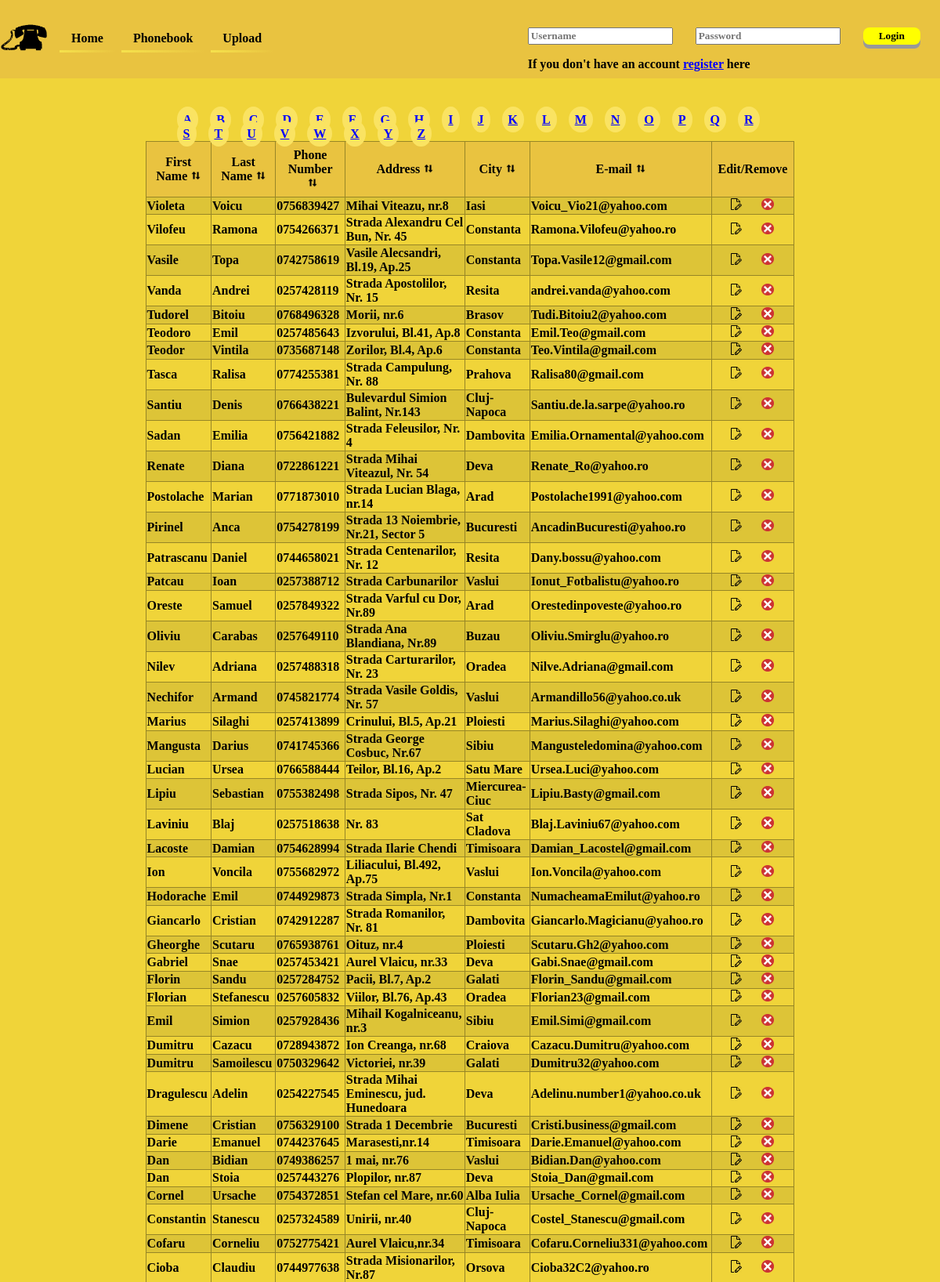
The app's page /phonebook.php?order=fname&&sort=DESC (upper part) with its own data.
### tables this page shows
CREATE TABLE `phonebook` (
  `id` int(11) NOT NULL,
  `fname` tinytext NOT NULL,
  `lname` tinytext NOT NULL,
  `phone` char(11) NOT NULL,
  `addres` text NOT NULL,
  `city` tinytext NOT NULL,
  `email` text NOT NULL
);

### phonebook.php (the view, shortened to what this page needs)
<?php
	require "header.php";
?>
<main>
	<div class="main">
		<?php
			require "php/dbh.php";
			if(isset($_GET['sort'])){
				$sort=$_GET['sort'];
			}else{
				$sort='ASC';
			}
			if(isset($_GET['order'])){
				$order = $_GET['order'];
				if(strlen($order)>1)
					$result = $conn->query("SELECT * FROM phonebook ORDER BY $order $sort");
				else
					$result = $conn->query("SELECT * FROM phonebook WHERE fname LIKE \"$order%\"");
			}else{
				$order='fname';
				$result = $conn->query("SELECT * FROM phonebook ORDER BY $order $sort");
			}
			$character = range('A', 'Z');
			echo '<ul class="charpage">';
			foreach($character as $alphabet){
				echo '<li><a href="phonebook.php?order='.$alphabet.'">'.$alphabet.'</a><li>
				';}
			function th($dbName,$thName,$Sort,$Order){
				if($dbName==$Order){
					$Sort=='DESC' ? $Sort='ASC' : $Sort='DESC';
					echo "<th><a href='?order=$dbName&&sort=$Sort'>$thName<img src='img/arrow.png' alt='order'></a></th>
					";}
				else{echo "<th><a href='?order=$dbName&&sort=$Sort'>$thName<img src='img/arrow.png' alt='order'></a></th>
				";}
			}
			echo '</ul>';
		echo "<table class='phonebook'>
			<tr>";
				th('fname','First Name',$sort,$order);
				th('lname','Last Name',$sort,$order);
		echo "<th>Edit/Remove</th></tr>";
				if(mysqli_num_rows($result)>0){
					while($rows=$result->fetch_assoc()){
							$fname=$rows['fname'];
							$lname=$rows['lname'];
							$phone=$rows['phone'];
							$addres=$rows['addres'];
							$city=$rows['city'];
							$email=$rows['email'];
							echo"<tr>
									<td>".ucfirst($fname)."</td>
									<td>".ucfirst($lname)."</td>
									<td>$phone</td>
									<td>".ucfirst($addres)."</td>
									<td>".ucfirst($city)."</td>
									<td>$email</td>
									<td><a href=\"edit.php?phone=$phone\"><img src='img/edit.png' alt='edit'/></a>
										<a href=\"php/phondelete.php?phone=$phone&fn=$fname\"><img src='img/delete.png' alt='delete'/></a></td>
								</tr>";
					}
				}else{echo "<tr><td colspan=\"6\">No phone numbers in database</td></tr>";}
			?>
		</table>
	</div>
</main>
<?php
	require "footer.php";
?>

### style.css (style rules this page uses)
* { font-family: "Times New Roman", Times, serif; color: black; font-weight: bold; text-decoration: none; }
body { background: #F0D439; }
main { padding-top:120px; margin:0% 15%; text-align: center; }
.charpage li a { padding: 8px; background-color: #FAE362; border-radius: 50%; background-size: 30px 30px; }
table.phonebook { border-collapse: collapse; width: 100%; }
table.phonebook tr th,table.phonebook tr td { border: 1px solid #978626; }
table.phonebook tr th,table.deleteusers tr th { text-align: center; padding: 8px; background-color: #E9C340; }
table.phonebook tr td { text-align: left; }
table.phonebook tr td:last-child { width:2%; }
table.phonebook tr:nth-child(even),table.deleteusers tr:nth-child(even) { background-color: #DDC437; }
table.phonebook tr th a img,table.deleteusers tr th a img { width: 12px; padding-left: 5px; }
ul.charpage li { display: inline; float: left; margin-right: 15px; }
ul.charpage { padding-bottom: 20px; }
ul.charpage li a, header div.nav div.log a { text-decoration: underline; color: #0000FF; }
img[alt='edit'], img[alt='delete'] { width:15%; padding-left: 21%; }

### records on screen
phonebook: fname "Violeta", lname "Voicu", phone "0756839427", addres "Mihai Viteazu, nr.8", city "Iasi", email "Voicu_Vio21@yahoo.com"
phonebook: fname "Vilofeu", lname "Ramona", phone "0754266371", addres "Strada Alexandru Cel Bun, Nr. 45", city "Constanta", email "Ramona.Vilofeu@yahoo.ro"
phonebook: fname "Vasile", lname "Topa", phone "0742758619", addres "Vasile Alecsandri, Bl.19, Ap.25", city "Constanta", email "Topa.Vasile12@gmail.com"
phonebook: fname "Vanda", lname "Andrei", phone "0257428119", addres "Strada Apostolilor, Nr. 15", city "Resita", email "andrei.vanda@yahoo.com"
phonebook: fname "Tudorel", lname "Bitoiu", phone "0768496328", addres "Morii, nr.6", city "Brasov", email "Tudi.Bitoiu2@yahoo.com"
phonebook: fname "Teodoro", lname "Emil", phone "0257485643", addres "Izvorului, Bl.41, Ap.8", city "Constanta", email "Emil.Teo@gmail.com"
phonebook: fname "Teodor", lname "Vintila", phone "0735687148", addres "Zorilor, Bl.4, Ap.6", city "Constanta", email "Teo.Vintila@gmail.com"
phonebook: fname "Tasca", lname "Ralisa", phone "0774255381", addres "Strada Campulung, Nr. 88", city "Prahova", email "Ralisa80@gmail.com"
phonebook: fname "Santiu", lname "Denis", phone "0766438221", addres "Bulevardul Simion Balint, Nr.143", city "Cluj-Napoca", email "Santiu.de.la.sarpe@yahoo.ro"
phonebook: fname "Sadan", lname "Emilia", phone "0756421882", addres "Strada Feleusilor, Nr. 4", city "Dambovita", email "Emilia.Ornamental@yahoo.com"
phonebook: fname "Renate", lname "Diana", phone "0722861221", addres "Strada Mihai Viteazul, Nr. 54", city "Deva", email "Renate_Ro@yahoo.ro"
phonebook: fname "Postolache", lname "Marian", phone "0771873010", addres "Strada Lucian Blaga, nr.14", city "Arad", email "Postolache1991@yahoo.com"
phonebook: fname "Pirinel", lname "Anca", phone "0754278199", addres "Strada 13 Noiembrie, Nr.21, Sector 5", city "Bucuresti", email "AncadinBucuresti@yahoo.ro"
phonebook: fname "Patrascanu", lname "Daniel", phone "0744658021", addres "Strada Centenarilor, Nr. 12", city "Resita", email "Dany.bossu@yahoo.com"
phonebook: fname "Patcau", lname "Ioan", phone "0257388712", addres "Strada Carbunarilor", city "Vaslui", email "Ionut_Fotbalistu@yahoo.ro"
phonebook: fname "Oreste", lname "Samuel", phone "0257849322", addres "Strada Varful cu Dor, Nr.89", city "Arad", email "Orestedinpoveste@yahoo.ro"
phonebook: fname "Oliviu", lname "Carabas", phone "0257649110", addres "Strada Ana Blandiana, Nr.89", city "Buzau", email "Oliviu.Smirglu@yahoo.ro"
phonebook: fname "Nilev", lname "Adriana", phone "0257488318", addres "Strada Carturarilor, Nr. 23", city "Oradea", email "Nilve.Adriana@gmail.com"
phonebook: fname "Nechifor", lname "Armand", phone "0745821774", addres "Strada Vasile Goldis, Nr. 57", city "Vaslui", email "Armandillo56@yahoo.co.uk"
phonebook: fname "Marius", lname "Silaghi", phone "0257413899", addres "Crinului, Bl.5, Ap.21", city "Ploiesti", email "Marius.Silaghi@yahoo.com"
phonebook: fname "Mangusta", lname "Darius", phone "0741745366", addres "Strada George Cosbuc, Nr.67", city "Sibiu", email "Mangusteledomina@yahoo.com"
phonebook: fname "Lucian", lname "Ursea", phone "0766588444", addres "Teilor, Bl.16, Ap.2", city "Satu Mare", email "Ursea.Luci@yahoo.com"
phonebook: fname "Lipiu", lname "Sebastian", phone "0755382498", addres "Strada Sipos, Nr. 47", city "Miercurea-Ciuc", email "Lipiu.Basty@gmail.com"
phonebook: fname "Laviniu", lname "Blaj", phone "0257518638", addres "Nr. 83", city "Sat Cladova", email "Blaj.Laviniu67@yahoo.com"
phonebook: fname "Lacoste", lname "Damian", phone "0754628994", addres "Strada Ilarie Chendi", city "Timisoara", email "Damian_Lacostel@gmail.com"
phonebook: fname "Ion", lname "Voncila", phone "0755682972", addres "Liliacului, Bl.492, Ap.75", city "Vaslui", email "Ion.Voncila@yahoo.com"
phonebook: fname "Hodorache", lname "Emil", phone "0744929873", addres "Strada Simpla, Nr.1", city "Constanta", email "NumacheamaEmilut@yahoo.ro"
phonebook: fname "Giancarlo", lname "Cristian", phone "0742912287", addres "Strada Romanilor, Nr. 81", city "Dambovita", email "Giancarlo.Magicianu@yahoo.ro"
phonebook: fname "Gheorghe", lname "Scutaru", phone "0765938761", addres "Oituz, nr.4", city "Ploiesti", email "Scutaru.Gh2@yahoo.com"
phonebook: fname "Gabriel", lname "Snae", phone "0257453421", addres "Aurel Vlaicu, nr.33", city "Deva", email "Gabi.Snae@gmail.com"
phonebook: fname "Florin", lname "Sandu", phone "0257284752", addres "Pacii, Bl.7, Ap.2", city "Galati", email "Florin_Sandu@gmail.com"
phonebook: fname "Florian", lname "Stefanescu", phone "0257605832", addres "Viilor, Bl.76, Ap.43", city "Oradea", email "Florian23@gmail.com"
phonebook: fname "Emil", lname "Simion", phone "0257928436", addres "Mihail Kogalniceanu, nr.3", city "Sibiu", email "Emil.Simi@gmail.com"
phonebook: fname "Dumitru", lname "Cazacu", phone "0728943872", addres "Ion Creanga, nr.68", city "Craiova", email "Cazacu.Dumitru@yahoo.com"
phonebook: fname "Dumitru", lname "Samoilescu", phone "0750329642", addres "Victoriei, nr.39", city "Galati", email "Dumitru32@yahoo.com"
phonebook: fname "Dragulescu", lname "Adelin", phone "0254227545", addres "Strada Mihai Eminescu, jud. Hunedoara", city "Deva", email "Adelinu.number1@yahoo.co.uk"
phonebook: fname "Dimene", lname "Cristian", phone "0756329100", addres "Strada 1 Decembrie", city "Bucuresti", email "Cristi.business@gmail.com"
phonebook: fname "Darie", lname "Emanuel", phone "0744237645", addres "Marasesti,nr.14", city "Timisoara", email "Darie.Emanuel@yahoo.com"
phonebook: fname "Dan", lname "Bidian", phone "0749386257", addres "1 mai, nr.76", city "Vaslui", email "Bidian.Dan@yahoo.com"
phonebook: fname "Dan", lname "Stoia", phone "0257443276", addres "Plopilor, nr.87", city "Deva", email "Stoia_Dan@gmail.com"
phonebook: fname "Cornel", lname "Ursache", phone "0754372851", addres "Stefan cel Mare, nr.60", city "Alba Iulia", email "Ursache_Cornel@gmail.com"
phonebook: fname "Constantin", lname "Stanescu", phone "0257324589", addres "Unirii, nr.40", city "Cluj-Napoca", email "Costel_Stanescu@gmail.com"
phonebook: fname "Cofaru", lname "Corneliu", phone "0752775421", addres "Aurel Vlaicu,nr.34", city "Timisoara", email "Cofaru.Corneliu331@yahoo.com"
phonebook: fname "Cioba", lname "Claudiu", phone "0744977638", addres "Strada Misionarilor, Nr.87", city "Orsova", email "Cioba32C2@yahoo.ro"

### other values on screen
$alphabet "A"
$alphabet "B"
$alphabet "C"
$alphabet "D"
$alphabet "E"
$alphabet "F"
$alphabet "G"
$alphabet "H"
$alphabet "I"
$alphabet "J"
$alphabet "K"
$alphabet "L"
$alphabet "M"
$alphabet "N"
$alphabet "O"
